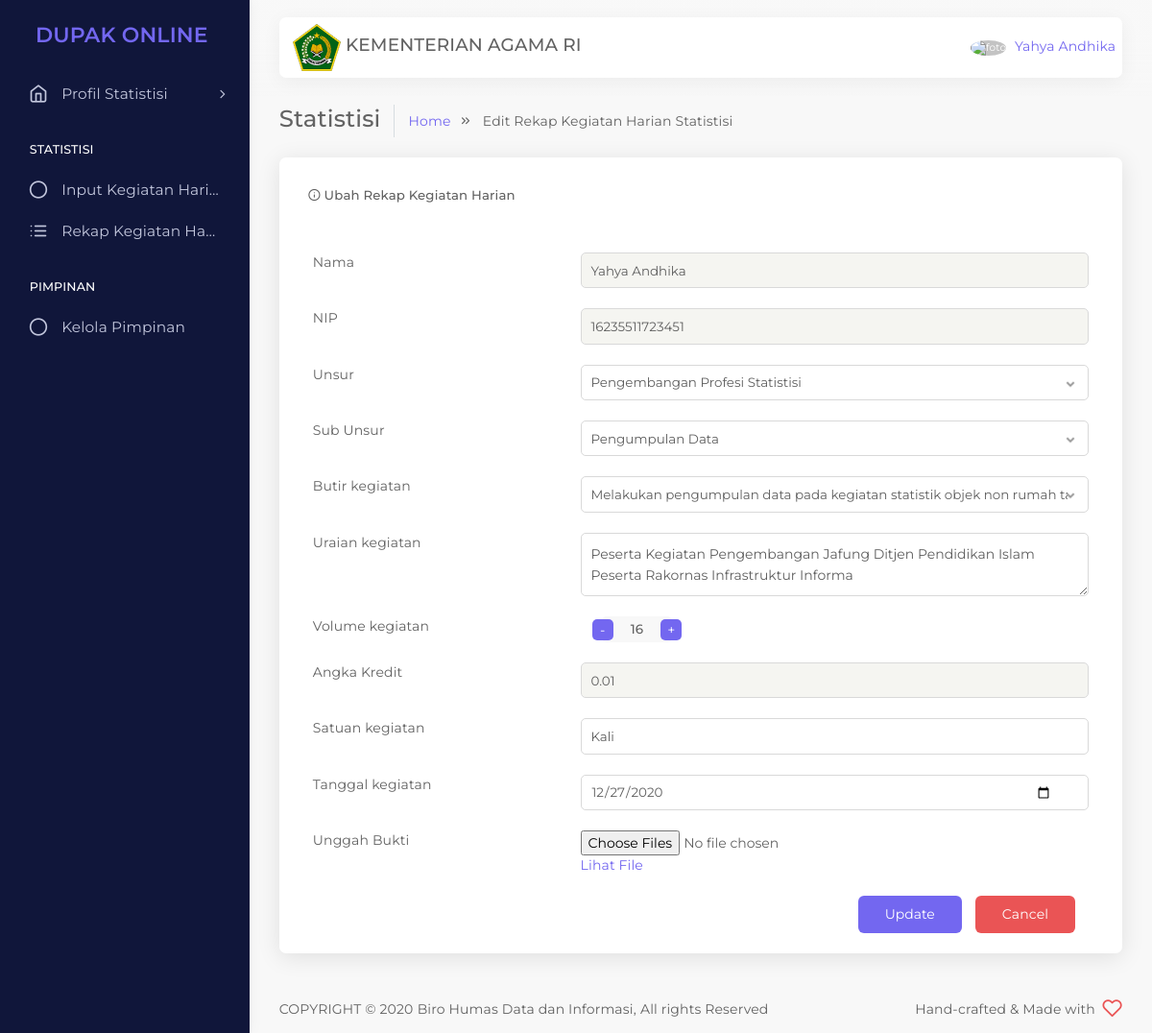
The app's page /statistisi/edit-rekap-kegiatan.php (signed in) with its own data.
### tables this page shows
CREATE TABLE `pengguna` (
  `id_pengguna` int(100) NOT NULL,
  `nama` varchar(100) NOT NULL,
  `nip` varchar(225) NOT NULL,
  `password` varchar(255) NOT NULL,
  `email` varchar(255) NOT NULL,
  `alamat` varchar(255) NOT NULL,
  `no_seri_kapreg` varchar(1000) NOT NULL,
  `tempat_tanggal_lahir` varchar(100) NOT NULL,
  `tgl_lahir` date NOT NULL,
  `jenis_kelamin` varchar(100) NOT NULL,
  `pendidikan` varchar(100) NOT NULL,
  `pangkat` varchar(100) NOT NULL,
  `jabatan` enum('Statistisi Muda','Statistisi Madya') NOT NULL,
  `masa_kerja` varchar(100) NOT NULL,
  `unit_kerja` varchar(100) NOT NULL,
  `role` varchar(255) NOT NULL
);

CREATE TABLE `rekap_harian` (
  `id_rekap` int(11) NOT NULL,
  `nama` varchar(255) NOT NULL,
  `nip` varchar(255) NOT NULL,
  `unsur` varchar(255) NOT NULL,
  `sub_unsur` varchar(255) NOT NULL,
  `butir_kegiatan` varchar(255) NOT NULL,
  `uraian_kegiatan` varchar(100) NOT NULL,
  `satuan_hasil` varchar(100) NOT NULL,
  `angka_kredit` varchar(255) NOT NULL,
  `volume_kegiatan` varchar(255) NOT NULL,
  `jumlah_kredit` varchar(255) NOT NULL,
  `total_nilai` varchar(255) NOT NULL,
  `tanggal` date NOT NULL,
  `unggah_bukti` varchar(255) NOT NULL,
  `status` enum('1','2','3') NOT NULL
);

### statistisi/edit-rekap-kegiatan.php (the view, shortened to what the rows shown need)
<?php
include('../session_co.php');
include_once("../config.php");
?>
<?php
$id_rekap = isset($_GET['id_rekap']) ? $_GET['id_rekap'] : null;
$result = mysqli_query($mysqli, "SELECT * FROM rekap_harian WHERE id_rekap LIKE '%" . $id_rekap . "%'");
while ($user_data = mysqli_fetch_array($result)) {
    $butir_kegiatan = $user_data['butir_kegiatan'];
    $uraian_kegiatan = $user_data['uraian_kegiatan'];
    $volume_kegiatan = $user_data['volume_kegiatan'];
    $angka_kredit = $user_data['angka_kredit'];
    $satuan_hasil = $user_data['satuan_hasil'];
    $tanggal = $user_data['tanggal'];
}
?>
<!DOCTYPE html>
<html class="loading" lang="en" data-textdirection="ltr">
<head>
    <link rel="stylesheet" type="text/css" href="../app-assets/vendors/css/vendors.min.css">
    <link rel="stylesheet" type="text/css" href="../app-assets/vendors/css/extensions/toastr.css">
    <link rel="stylesheet" type="text/css" href="../app-assets/vendors/css/forms/spinner/jquery.bootstrap-touchspin.css">
    <link rel="stylesheet" type="text/css" href="../app-assets/vendors/css/extensions/sweetalert2.min.css">
    <link rel="stylesheet" type="text/css" href="../app-assets/css/bootstrap.css">
    <link rel="stylesheet" type="text/css" href="../app-assets/css/bootstrap-extended.css">
    <link rel="stylesheet" type="text/css" href="../app-assets/css/colors.css">
    <link rel="stylesheet" type="text/css" href="../app-assets/css/components.css">
    <link rel="stylesheet" type="text/css" href="../app-assets/css/themes/dark-layout.css">
    <link rel="stylesheet" type="text/css" href="../app-assets/css/themes/semi-dark-layout.css">
    <link rel="stylesheet" type="text/css" href="../app-assets/css/core/menu/menu-types/vertical-menu.css">
    <link rel="stylesheet" type="text/css" href="../app-assets/css/core/colors/palette-gradient.css">
    <link rel="stylesheet" type="text/css" href="../app-assets/css/pages/app-user.css">
    <link rel="stylesheet" type="text/css" href="../app-assets/css/plugins/extensions/toastr.css">
    <link rel="stylesheet" type="text/css" href="../assets/css/style.css">
</head>
<body class="vertical-layout vertical-menu-modern semi-dark-layout 2-columns  navbar-floating footer-static  " data-open="click" data-menu="vertical-menu-modern" data-col="2-columns" data-layout="semi-dark-layout">
    <nav class="header-navbar navbar-expand-lg navbar navbar-with-menu floating-nav navbar-light navbar-shadow">
        <div class="navbar-wrapper">
            <div class="navbar-container content">
                <div class="navbar-collapse" id="navbar-mobile">
                    <a class="dropdown-toggle nav-link dropdown-user-link section_userinfo" href="#" data-toggle="dropdown">
                        <span class="avatar avatar-online">
                            <img src="https://sso.undip.ac.id/assets/app/images/user.png" style="max-width: 45px;" alt="foto"><i></i></span>
                        <span class="user-name" style="margin-bottom: 1rem;"> <?php echo $login_session; ?></span></a>
                </div>
            </div>
        </div>
    </nav>
    <div class="main-menu menu-fixed menu-dark menu-accordion menu-shadow" data-scroll-to-active="true">
        <div class="navbar-header">
            <ul class="nav navbar-nav flex-row">
            <li class="nav-item mr-auto"><a class="navbar-brand" href="app-user-view.php">
                        <h2 class="brand-text mb-0">DUPAK ONLINE</h2>
                    </a></li>
            </ul>
        </div>
        </div>
    <div class="app-content content">
        <div class="content-wrapper">
            <div class="content-header row">
                <div class="content-header-left col-md-9 col-12 mb-2">
                    <div class="row breadcrumbs-top">
                        <div class="col-12">
                            <h2 class="content-header-title float-left mb-0">Statistisi</h2>
                        </div>
                    </div>
                </div>
            </div>
            <div class="content-body">
                <section id="basic-input">
                    <div class="row">
                        <div class="col-md-12">
                            <div class="card">
                                <div class="card-content">
                                    <div class="card-body">
                                        <form class="form form-horizontal" action="" method="POST" name="update" enctype="multipart/form-data">
                                            <div class="col-12">
                                                <div class="form-group row">
                                                    <div class="col-md">
                                                        <div class="position-relative">
                                                            <input class="form-control" readonly name="nama" value="<?php echo $login_session; ?>"> </input>
                                                        </div>
                                                    </div>
                                                </div>
                                            </div>
                                            <div class="col-12">
                                                <div class="form-group row">
                                                    <div class="col-md">
                                                        <div class="position-relative">
                                                            <input class="form-control" readonly onkeypress="validate(event)" id="nip" min="0" maxlength="19" type="number" class="form-control" name="nip" value="<?php echo $login_session2; ?>"> </input>
                                                        </div>
                                                    </div>
                                                </div>
                                            </div>
                                            <div class="col-12">
                                                <div class="form-group row">
                                                    <div class="col-md-8">
                                                        <select class="custom-select form-control" name="butir_kegiatan" onchange='changeValue(this.value)' id="data_butir" value="">
                                                            <option value="<?php echo $butir_kegiatan; ?>"><?php echo $butir_kegiatan; ?></option>
                                                        </select>
                                                    </div>
                                                </div>
                                            </div>
                                            <div class="col-12">
                                                <div class="form-group row">
                                                    <div class="col-md">
                                                        <div class="position-relative">
                                                            <textarea class="form-control" type="text" name="uraian_kegiatan"><?php echo $uraian_kegiatan ?></textarea>
                                                        </div>
                                                    </div>
                                                </div>
                                            </div>
                                            <div class="col-12">
                                                <div class="form-group row">
                                                    <div class="col-md">
                                                        <div class="input-group">
                                                            <input name="volume_kegiatan" type="number" class="touchspin" value="<?php echo $volume_kegiatan; ?>"></input>
                                                        </div>
                                                    </div>
                                                </div>
                                            </div>
                                            <div class="col-12">
                                                <div class="form-group row">
                                                    <div class="col-md">
                                                        <div class="position-relative">
                                                            <input class="form-control" readonly name="angka_kredit" type="text" id="angka_kredit" value="<?php echo $angka_kredit; ?>"></input>
                                                        </div>
                                                    </div>
                                                </div>
                                            </div>
                                            <div class="col-12">
                                                <div class="form-group row">
                                                    <div class="col-md-8">
                                                        <div class="position-relative">
                                                            <input type="text" class="form-control" name="satuan_hasil" value="<?php echo $satuan_hasil; ?>" required autofocus>
                                                        </div>
                                                    </div>
                                                </div>
                                            </div>
                                            <div class="col-12">
                                                <div class="form-group row">
                                                    <div class="col-md-8">
                                                        <div class="position-relative">
                                                            <input type="date" class="form-control" name="tanggal" value="<?php echo $tanggal; ?>" required autofocus>
                                                        </div>
                                                    </div>
                                                </div>
                                            </div>
                                    </div>
                                </div>
                            </div>
                        </div>
                    </div>
            </div>
        </div>
    </div>
</body>
</html>

### records on screen
pengguna: nama "Yahya Andhika", nip "16235511723451"
rekap_harian: butir_kegiatan "Melakukan pengumpulan data pada kegiatan statistik objek non rumah tangga Kuesioner sederhana", uraian_kegiatan "Peserta Kegiatan Pengembangan Jafung Ditjen Pendidikan Islam Peserta Rakornas Infrastruktur Informa", volume_kegiatan "16", angka_kredit "0.01", satuan_hasil "Kali", tanggal "12/27/2020"

### other values on screen
form field unsur "Pengembangan Profesi Statistisi"
form field sub_unsur "Pengumpulan Data"
